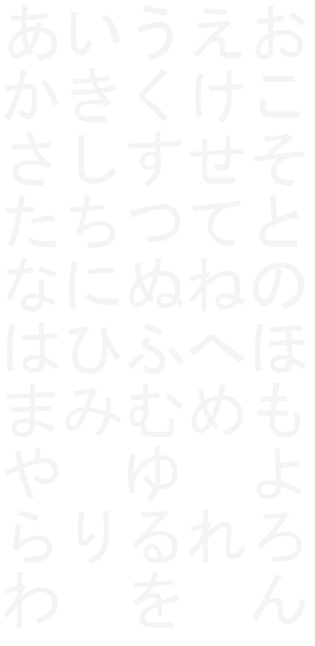
#> input picture images/source.png, 315 x 646 px, found by its file name
$ python main.py
#> lines starting #> are read from the running program, lines starting #| are printed output that depends on the picture
from PIL import Image

filePath = "images/source.png"

img = Image.open(filePath)
#> img is the input picture: PIL image 315x646 RGBA; mean R, G, B, A 49.2, 49.2, 49.2, 41.9

img = img.crop((0,0,img.width-5,img.height-20))
#> img: PIL image 310x626 RGBA

perWidth = img.width/5
#> perWidth = 62
perHeight = img.height/10
#> perHeight = 62.6

print(f"{perWidth},{perHeight}")
#| 62.0,62.6

letters = [
    ["あ","か","さ","た","な","は","ま","や","ら","わ"],
    ["い","き","し","ち","に","ひ","み","del","り","del"],
    ["う","く","す","つ","ぬ","ふ","む","ゆ","る","を"],
    ["え","け","せ","て","ね","へ","め","del","れ","del"],
    ["お","こ","そ","と","の","ほ","も","よ","ろ","ん"]
]

for i in range(5):
    for j in range(10):
        cropedImg = img.crop((i*perWidth,j*perHeight,(i+1)*perWidth,(j+1)*perHeight))
        if(letters[i][j] == "del"):
            pass
        else:
            cropedImg.save(f"images/{letters[i][j]}.png");
#> this loop made 5 passes
#> pass 1, `cropedImg.save(f"images/{letters[i][j]}.png");`:
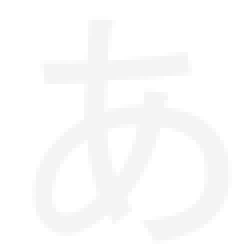
#> saved as あ.png: PIL image 62x63 RGBA (shown 4 times larger); mean R, G, B, A 80.5, 80.5, 80.5, 69.3; transparent parts drawn white
